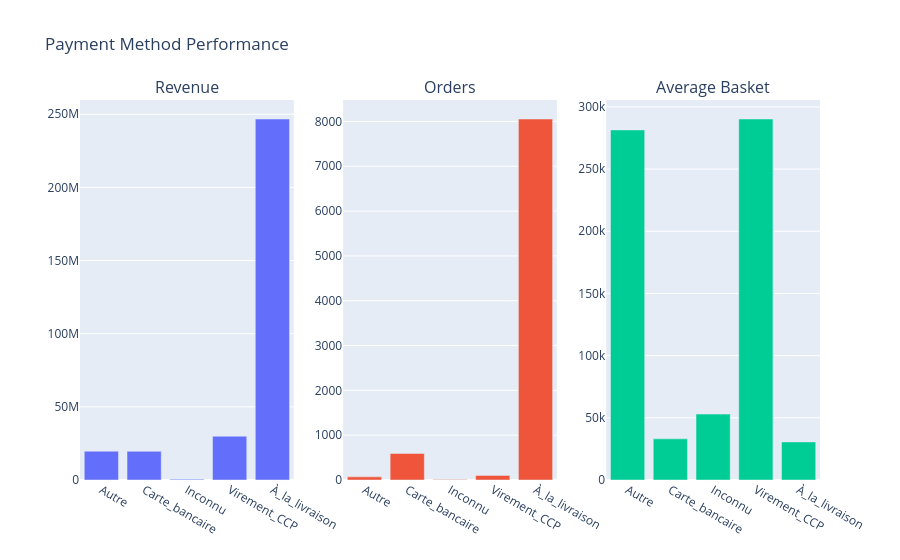

Notebook code for this chart:
### Code cell
perf = performance_per_mop(valid_sales)
fig = make_subplots(
    rows=1, cols=3,
    subplot_titles=("Revenue", "Orders", "Average Basket")
)

fig.add_trace(
    go.Bar(x=perf["payment_method_group"], y=perf["Revenue"], name="Revenue"),
    row=1, col=1
)
fig.add_trace(
    go.Bar(x=perf["payment_method_group"], y=perf["Orders"], name="Orders"),
    row=1, col=2
)
fig.add_trace(
    go.Bar(x=perf["payment_method_group"], y=perf["Average_Basket"], name="Average Basket"),
    row=1, col=3
)

fig.update_layout(title_text="Payment Method Performance", showlegend=False)
fig.show()

### Figure 1 — Plotly figure (JSON) as saved in the notebook; plotly's stock layout.template omitted (floating-point values rounded to 4 significant figures)
{"data": [{"name": "Revenue", "type": "bar", "x": ["Autre", "Carte_bancaire", "Inconnu", "Virement_CCP", "À_la_livraison"], "xaxis": "x", "y": [19710000.0, 19580000.0, 582900.0, 29900000.0, 246800000.0], "yaxis": "y"}, {"name": "Orders", "type": "bar", "x": ["Autre", "Carte_bancaire", "Inconnu", "Virement_CCP", "À_la_livraison"], "xaxis": "x2", "y": [70, 592, 11, 103, 8055], "yaxis": "y2"}, {"name": "Average Basket", "type": "bar", "x": ["Autre", "Carte_bancaire", "Inconnu", "Virement_CCP", "À_la_livraison"], "xaxis": "x3", "y": [281500.0, 33080.0, 52990.0, 290300.0, 30630.0], "yaxis": "y3"}], "layout": {"annotations": [{"font": {"size": 16}, "showarrow": false, "text": "Revenue", "x": 0.1444, "xanchor": "center", "xref": "paper", "y": 1, "yanchor": "bottom", "yref": "paper"}, {"font": {"size": 16}, "showarrow": false, "text": "Orders", "x": 0.5, "xanchor": "center", "xref": "paper", "y": 1, "yanchor": "bottom", "yref": "paper"}, {"font": {"size": 16}, "showarrow": false, "text": "Average Basket", "x": 0.8556, "xanchor": "center", "xref": "paper", "y": 1, "yanchor": "bottom", "yref": "paper"}], "showlegend": false, "title": {"text": "Payment Method Performance"}, "xaxis": {"anchor": "y", "domain": [0, 0.2889]}, "xaxis2": {"anchor": "y2", "domain": [0.3556, 0.6444]}, "xaxis3": {"anchor": "y3", "domain": [0.7111, 1]}, "yaxis": {"anchor": "x", "domain": [0, 1]}, "yaxis2": {"anchor": "x2", "domain": [0, 1]}, "yaxis3": {"anchor": "x3", "domain": [0, 1]}}}
